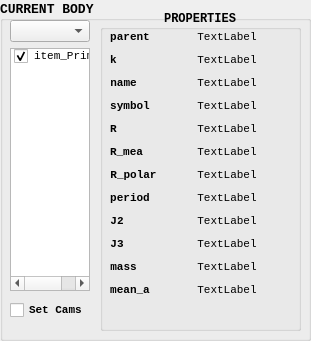
  <widget class="QGroupBox" name="groupBox_3">
   <property name="geometry">
    <rect>
     <x>20</x>
     <y>260</y>
     <width>311</width>
     <height>341</height>
    </rect>
   </property>
   <property name="font">
    <font>
     <family>Consolas</family>
     <pointsize>10</pointsize>
     <weight>75</weight>
     <bold>true</bold>
    </font>
   </property>
   <property name="title">
    <string>CURRENT BODY</string>
   </property>
   <property name="alignment">
    <set>Qt::AlignLeading|Qt::AlignLeft|Qt::AlignVCenter</set>
   </property>
   <widget class="QGroupBox" name="groupBox_2">
    <property name="geometry">
     <rect>
      <x>100</x>
      <y>10</y>
      <width>201</width>
      <height>321</height>
     </rect>
    </property>
    <property name="font">
     <font>
      <family>Consolas</family>
      <pointsize>9</pointsize>
     </font>
    </property>
    <property name="autoFillBackground">
     <bool>false</bool>
    </property>
    <property name="title">
     <string>PROPERTIES</string>
    </property>
    <property name="alignment">
     <set>Qt::AlignCenter</set>
    </property>
    <widget class="QWidget" name="layoutWidget">
     <property name="geometry">
      <rect>
       <x>10</x>
       <y>20</y>
       <width>181</width>
       <height>293</height>
      </rect>
     </property>
     <property name="font">
      <font>
       <family>Consolas</family>
      </font>
     </property>
     <layout class="QFormLayout" name="formLayout">
      <property name="sizeConstraint">
       <enum>QLayout::SetMaximumSize</enum>
      </property>
      <property name="verticalSpacing">
       <number>9</number>
      </property>
      <item row="0" column="0">
       <widget class="QLabel" name="parent">
        <property name="sizePolicy">
         <sizepolicy hsizetype="Preferred" vsizetype="Preferred">
          <horstretch>1</horstretch>
          <verstretch>0</verstretch>
         </sizepolicy>
        </property>
        <property name="font">
         <font>
          <family>Consolas</family>
          <pointsize>8</pointsize>
          <weight>75</weight>
          <bold>true</bold>
          <kerning>false</kerning>
         </font>
        </property>
        <property name="text">
         <string>parent</string>
        </property>
        <property name="alignment">
         <set>Qt::AlignCenter</set>
        </property>
       </widget>
      </item>
      <item row="0" column="1">
       <widget class="QLabel" name="attr_0">
        <property name="font">
         <font>
          <family>Consolas</family>
          <pointsize>8</pointsize>
          <weight>50</weight>
          <bold>false</bold>
          <kerning>false</kerning>
         </font>
        </property>
        <property name="text">
         <string>TextLabel</string>
        </property>
        <property name="alignment">
         <set>Qt::AlignCenter</set>
        </property>
       </widget>
      </item>
      <item row="1" column="0">
       <widget class="QLabel" name="k">
        <property name="sizePolicy">
         <sizepolicy hsizetype="Preferred" vsizetype="Preferred">
          <horstretch>1</horstretch>
          <verstretch>0</verstretch>
         </sizepolicy>
        </property>
        <property name="font">
         <font>
          <family>Consolas</family>
          <pointsize>8</pointsize>
          <weight>75</weight>
          <bold>true</bold>
          <kerning>false</kerning>
         </font>
        </property>
        <property name="text">
         <string>k</string>
        </property>
        <property name="alignment">
         <set>Qt::AlignCenter</set>
        </property>
       </widget>
      </item>
      <item row="1" column="1">
       <widget class="QLabel" name="attr_1">
        <property name="font">
         <font>
          <family>Consolas</family>
          <pointsize>8</pointsize>
          <weight>50</weight>
          <bold>false</bold>
          <kerning>false</kerning>
         </font>
        </property>
        <property name="text">
         <string>TextLabel</string>
        </property>
        <property name="alignment">
         <set>Qt::AlignCenter</set>
        </property>
       </widget>
      </item>
      <item row="2" column="0">
       <widget class="QLabel" name="name">
        <property name="sizePolicy">
         <sizepolicy hsizetype="Preferred" vsizetype="Preferred">
          <horstretch>1</horstretch>
          <verstretch>0</verstretch>
         </sizepolicy>
        </property>
        <property name="font">
         <font>
          <family>Consolas</family>
          <pointsize>8</pointsize>
          <weight>75</weight>
          <bold>true</bold>
          <kerning>false</kerning>
         </font>
        </property>
        <property name="text">
         <string>name</string>
        </property>
        <property name="alignment">
         <set>Qt::AlignCenter</set>
        </property>
       </widget>
      </item>
      <item row="2" column="1">
       <widget class="QLabel" name="attr_2">
        <property name="font">
         <font>
          <family>Consolas</family>
          <pointsize>8</pointsize>
          <weight>50</weight>
          <bold>false</bold>
          <kerning>false</kerning>
         </font>
        </property>
        <property name="text">
         <string>TextLabel</string>
        </property>
        <property name="alignment">
         <set>Qt::AlignCenter</set>
        </property>
       </widget>
      </item>
      <item row="3" column="0">
       <widget class="QLabel" name="symbol">
        <property name="sizePolicy">
         <sizepolicy hsizetype="Preferred" vsizetype="Preferred">
          <horstretch>1</horstretch>
          <verstretch>0</verstretch>
         </sizepolicy>
        </property>
        <property name="font">
         <font>
          <family>Consolas</family>
          <pointsize>8</pointsize>
          <weight>75</weight>
          <bold>true</bold>
          <kerning>false</kerning>
         </font>
        </property>
        <property name="text">
         <string>symbol</string>
        </property>
        <property name="alignment">
         <set>Qt::AlignCenter</set>
        </property>
       </widget>
      </item>
      <item row="3" column="1">
       <widget class="QLabel" name="attr_3">
        <property name="font">
         <font>
          <family>Consolas</family>
          <pointsize>8</pointsize>
          <weight>50</weight>
          <bold>false</bold>
          <kerning>false</kerning>
         </font>
        </property>
        <property name="text">
         <string>TextLabel</string>
        </property>
        <property name="alignment">
         <set>Qt::AlignCenter</set>
        </property>
       </widget>
      </item>
      <item row="4" column="0">
       <widget class="QLabel" name="R">
        <property name="sizePolicy">
         <sizepolicy hsizetype="Preferred" vsizetype="Preferred">
          <horstretch>1</horstretch>
          <verstretch>0</verstretch>
         </sizepolicy>
        </property>
        <property name="font">
         <font>
          <family>Consolas</family>
          <pointsize>8</pointsize>
          <weight>75</weight>
          <bold>true</bold>
          <kerning>false</kerning>
         </font>
        </property>
        <property name="text">
         <string>R</string>
        </property>
        <property name="alignment">
         <set>Qt::AlignCenter</set>
        </property>
       </widget>
      </item>
      <item row="4" column="1">
       <widget class="QLabel" name="attr_4">
        <property name="font">
         <font>
          <family>Consolas</family>
          <pointsize>8</pointsize>
          <weight>50</weight>
          <bold>false</bold>
          <kerning>false</kerning>
         </font>
        </property>
        <property name="text">
         <string>TextLabel</string>
        </property>
        <property name="alignment">
         <set>Qt::AlignCenter</set>
        </property>
       </widget>
      </item>
      <item row="5" column="0">
       <widget class="QLabel" name="R_mean">
        <property name="sizePolicy">
         <sizepolicy hsizetype="Preferred" vsizetype="Preferred">
          <horstretch>1</horstretch>
          <verstretch>0</verstretch>
         </sizepolicy>
        </property>
        <property name="font">
         <font>
          <family>Consolas</family>
          <pointsize>8</pointsize>
          <weight>75</weight>
          <bold>true</bold>
          <kerning>false</kerning>
         </font>
        </property>
        <property name="text">
         <string>R_mea</string>
        </property>
        <property name="alignment">
         <set>Qt::AlignCenter</set>
        </property>
       </widget>
      </item>
      <item row="5" column="1">
       <widget class="QLabel" name="attr_5">
        <property name="font">
         <font>
          <family>Consolas</family>
          <pointsize>8</pointsize>
          <weight>50</weight>
          <bold>false</bold>
          <kerning>false</kerning>
         </font>
        </property>
        <property name="text">
         <string>TextLabel</string>
        </property>
        <property name="alignment">
         <set>Qt::AlignCenter</set>
        </property>
       </widget>
      </item>
      <item row="6" column="0">
       <widget class="QLabel" name="R_polar">
        <property name="sizePolicy">
         <sizepolicy hsizetype="Preferred" vsizetype="Preferred">
          <horstretch>1</horstretch>
          <verstretch>0</verstretch>
         </sizepolicy>
        </property>
        <property name="font">
         <font>
          <family>Consolas</family>
          <pointsize>8</pointsize>
          <weight>75</weight>
          <bold>true</bold>
          <kerning>false</kerning>
         </font>
        </property>
        <property name="text">
         <string>R_polar</string>
        </property>
        <property name="alignment">
         <set>Qt::AlignCenter</set>
        </property>
       </widget>
      </item>
      <item row="6" column="1">
       <widget class="QLabel" name="attr_6">
        <property name="font">
         <font>
          <family>Consolas</family>
          <pointsize>8</pointsize>
          <weight>50</weight>
          <bold>false</bold>
          <kerning>false</kerning>
         </font>
        </property>
        <property name="text">
         <string>TextLabel</string>
        </property>
        <property name="alignment">
         <set>Qt::AlignCenter</set>
        </property>
       </widget>
      </item>
      <item row="7" column="0">
       <widget class="QLabel" name="rot_period">
        <property name="sizePolicy">
         <sizepolicy hsizetype="Preferred" vsizetype="Preferred">
          <horstretch>1</horstretch>
          <verstretch>0</verstretch>
         </sizepolicy>
        </property>
        <property name="font">
         <font>
          <family>Consolas</family>
          <pointsize>8</pointsize>
          <weight>75</weight>
          <bold>true</bold>
          <kerning>false</kerning>
         </font>
        </property>
        <property name="text">
         <string>period</string>
        </property>
        <property name="alignment">
         <set>Qt::AlignCenter</set>
        </property>
       </widget>
      </item>
      <item row="7" column="1">
       <widget class="QLabel" name="attr_7">
        <property name="font">
         <font>
          <family>Consolas</family>
          <pointsize>8</pointsize>
          <weight>50</weight>
          <bold>false</bold>
          <kerning>false</kerning>
         </font>
        </property>
        <property name="text">
         <string>TextLabel</string>
        </property>
        <property name="alignment">
         <set>Qt::AlignCenter</set>
        </property>
       </widget>
      </item>
      <item row="8" column="0">
       <widget class="QLabel" name="mass">
        <property name="sizePolicy">
         <sizepolicy hsizetype="Preferred" vsizetype="Preferred">
          <horstretch>1</horstretch>
          <verstretch>0</verstretch>
         </sizepolicy>
        </property>
        <property name="font">
         <font>
          <family>Consolas</family>
          <pointsize>8</pointsize>
          <weight>75</weight>
          <bold>true</bold>
          <kerning>false</kerning>
         </font>
        </property>
        <property name="text">
         <string>J2</string>
        </property>
        <property name="alignment">
         <set>Qt::AlignCenter</set>
        </property>
       </widget>
      </item>
      <item row="8" column="1">
       <widget class="QLabel" name="attr_8">
        <property name="font">
         <font>
          <family>Consolas</family>
          <pointsize>8</pointsize>
          <weight>50</weight>
          <bold>false</bold>
          <kerning>false</kerning>
         </font>
        </property>
        <property name="text">
         <string>TextLabel</string>
        </property>
        <property name="alignment">
         <set>Qt::AlignCenter</set>
        </property>
       </widget>
      </item>
      <item row="9" column="0">
       <widget class="QLabel" name="J2">
        <property name="sizePolicy">
         <sizepolicy hsizetype="Preferred" vsizetype="Preferred">
          <horstretch>1</horstretch>
          <verstretch>0</verstretch>
         </sizepolicy>
        </property>
        <property name="font">
         <font>
          <family>Consolas</family>
          <pointsize>8</pointsize>
          <weight>75</weight>
          <bold>true</bold>
          <kerning>false</kerning>
         </font>
        </property>
        <property name="text">
         <string>J3</string>
        </property>
        <property name="alignment">
         <set>Qt::AlignCenter</set>
        </property>
       </widget>
      </item>
      <item row="9" column="1">
       <widget class="QLabel" name="attr_9">
        <property name="font">
         <font>
          <family>Consolas</family>
          <pointsize>8</pointsize>
          <weight>50</weight>
          <bold>false</bold>
          <kerning>false</kerning>
         </font>
        </property>
        <property name="text">
         <string>TextLabel</string>
        </property>
        <property name="alignment">
         <set>Qt::AlignCenter</set>
        </property>
       </widget>
      </item>
      <item row="10" column="0">
       <widget class="QLabel" name="J3">
        <property name="sizePolicy">
         <sizepolicy hsizetype="Preferred" vsizetype="Preferred">
          <horstretch>1</horstretch>
          <verstretch>0</verstretch>
         </sizepolicy>
        </property>
        <property name="font">
         <font>
          <family>Consolas</family>
          <pointsize>8</pointsize>
          <weight>75</weight>
          <bold>true</bold>
          <kerning>false</kerning>
         </font>
        </property>
        <property name="text">
         <string>mass</string>
        </property>
        <property name="alignment">
         <set>Qt::AlignCenter</set>
        </property>
       </widget>
      </item>
      <item row="10" column="1">
       <widget class="QLabel" name="attr_A">
        <property name="font">
         <font>
          <family>Consolas</family>
          <pointsize>8</pointsize>
          <weight>50</weight>
          <bold>false</bold>
          <kerning>false</kerning>
         </font>
        </property>
        <property name="text">
         <string>TextLabel</string>
        </property>
        <property name="alignment">
         <set>Qt::AlignCenter</set>
        </property>
       </widget>
      </item>
      <item row="11" column="0">
       <widget class="QLabel" name="mean_a">
        <property name="sizePolicy">
         <sizepolicy hsizetype="Preferred" vsizetype="Preferred">
          <horstretch>1</horstretch>
          <verstretch>0</verstretch>
         </sizepolicy>
        </property>
        <property name="font">
         <font>
          <family>Consolas</family>
          <pointsize>8</pointsize>
          <weight>75</weight>
          <bold>true</bold>
          <kerning>false</kerning>
         </font>
        </property>
        <property name="text">
         <string>mean_a</string>
        </property>
        <property name="alignment">
         <set>Qt::AlignCenter</set>
        </property>
       </widget>
      </item>
      <item row="11" column="1">
       <widget class="QLabel" name="attr_B">
        <property name="font">
         <font>
          <family>Consolas</family>
          <pointsize>8</pointsize>
          <weight>50</weight>
          <bold>false</bold>
          <kerning>false</kerning>
         </font>
        </property>
        <property name="text">
         <string>TextLabel</string>
        </property>
        <property name="alignment">
         <set>Qt::AlignCenter</set>
        </property>
       </widget>
      </item>
     </layout>
    </widget>
   </widget>
   <widget class="QWidget" name="layoutWidget">
    <property name="geometry">
     <rect>
      <x>10</x>
      <y>20</y>
      <width>82</width>
      <height>271</height>
     </rect>
    </property>
    <property name="font">
     <font>
      <family>Consolas</family>
     </font>
    </property>
    <layout class="QVBoxLayout" name="verticalLayout">
     <property name="sizeConstraint">
      <enum>QLayout::SetDefaultConstraint</enum>
     </property>
     <item>
      <widget class="QComboBox" name="bodyBox">
       <property name="minimumSize">
        <size>
         <width>40</width>
         <height>0</height>
        </size>
       </property>
       <property name="maximumSize">
        <size>
         <width>80</width>
         <height>16777215</height>
        </size>
       </property>
       <property name="font">
        <font>
         <family>Consolas</family>
         <pointsize>8</pointsize>
         <weight>50</weight>
         <bold>false</bold>
        </font>
       </property>
       <property name="sizeAdjustPolicy">
        <enum>QComboBox::AdjustToContentsOnFirstShow</enum>
       </property>
      </widget>
     </item>
     <item>
      <widget class="QListWidget" name="bodyList">
       <property name="sizePolicy">
        <sizepolicy hsizetype="Minimum" vsizetype="Minimum">
         <horstretch>1</horstretch>
         <verstretch>1</verstretch>
        </sizepolicy>
       </property>
       <property name="maximumSize">
        <size>
         <width>80</width>
         <height>16777215</height>
        </size>
       </property>
       <property name="font">
        <font>
         <family>Consolas</family>
         <pointsize>8</pointsize>
         <weight>50</weight>
         <bold>false</bold>
        </font>
       </property>
       <item>
        <property name="text">
         <string>item_Primary</string>
        </property>
        <property name="checkState">
         <enum>Checked</enum>
        </property>
       </item>
      </widget>
     </item>
    </layout>
   </widget>
   <widget class="QCheckBox" name="cam2selected">
    <property name="geometry">
     <rect>
      <x>10</x>
      <y>300</y>
      <width>81</width>
      <height>20</height>
     </rect>
    </property>
    <property name="font">
     <font>
      <family>Consolas</family>
      <pointsize>8</pointsize>
     </font>
    </property>
    <property name="text">
     <string>Set Cams</string>
    </property>
   </widget>
  </widget>
